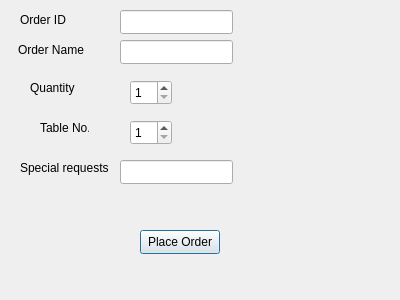
<?xml version="1.0" encoding="UTF-8"?>
<ui version="4.0">
 <class>OrderDialog</class>
 <widget class="QDialog" name="OrderDialog">
  <property name="geometry">
   <rect>
    <x>0</x>
    <y>0</y>
    <width>400</width>
    <height>300</height>
   </rect>
  </property>
  <property name="windowTitle">
   <string>Dialog</string>
  </property>
  <widget class="QLabel" name="labelName">
   <property name="geometry">
    <rect>
     <x>18</x>
     <y>40</y>
     <width>71</width>
     <height>20</height>
    </rect>
   </property>
   <property name="text">
    <string>Order Name</string>
   </property>
  </widget>
  <widget class="QLabel" name="labelQuantity">
   <property name="geometry">
    <rect>
     <x>30</x>
     <y>80</y>
     <width>49</width>
     <height>16</height>
    </rect>
   </property>
   <property name="text">
    <string>Quantity</string>
   </property>
  </widget>
  <widget class="QLabel" name="labelTableNo">
   <property name="geometry">
    <rect>
     <x>40</x>
     <y>120</y>
     <width>49</width>
     <height>16</height>
    </rect>
   </property>
   <property name="text">
    <string>Table No.</string>
   </property>
  </widget>
  <widget class="QLabel" name="labelSpecialRequest">
   <property name="geometry">
    <rect>
     <x>20</x>
     <y>160</y>
     <width>91</width>
     <height>16</height>
    </rect>
   </property>
   <property name="text">
    <string>Special requests </string>
   </property>
  </widget>
  <widget class="QLineEdit" name="txtName">
   <property name="geometry">
    <rect>
     <x>120</x>
     <y>40</y>
     <width>113</width>
     <height>24</height>
    </rect>
   </property>
  </widget>
  <widget class="QLineEdit" name="txtSpecialR">
   <property name="geometry">
    <rect>
     <x>120</x>
     <y>160</y>
     <width>113</width>
     <height>24</height>
    </rect>
   </property>
  </widget>
  <widget class="QPushButton" name="btnPlaceOrder">
   <property name="geometry">
    <rect>
     <x>140</x>
     <y>230</y>
     <width>80</width>
     <height>24</height>
    </rect>
   </property>
   <property name="text">
    <string>Place Order</string>
   </property>
  </widget>
  <widget class="QSpinBox" name="spinQuantity">
   <property name="geometry">
    <rect>
     <x>130</x>
     <y>80</y>
     <width>42</width>
     <height>25</height>
    </rect>
   </property>
   <property name="minimum">
    <number>1</number>
   </property>
   <property name="maximum">
    <number>99</number>
   </property>
  </widget>
  <widget class="QSpinBox" name="spinTableNo">
   <property name="geometry">
    <rect>
     <x>130</x>
     <y>120</y>
     <width>42</width>
     <height>25</height>
    </rect>
   </property>
   <property name="minimum">
    <number>1</number>
   </property>
   <property name="maximum">
    <number>10</number>
   </property>
  </widget>
  <widget class="QLabel" name="label">
   <property name="geometry">
    <rect>
     <x>20</x>
     <y>10</y>
     <width>71</width>
     <height>20</height>
    </rect>
   </property>
   <property name="text">
    <string>Order ID</string>
   </property>
  </widget>
  <widget class="QLineEdit" name="lineEditOrderID">
   <property name="geometry">
    <rect>
     <x>120</x>
     <y>10</y>
     <width>113</width>
     <height>24</height>
    </rect>
   </property>
   <property name="readOnly">
    <bool>true</bool>
   </property>
  </widget>
 </widget>
 <resources/>
 <connections/>
</ui>
